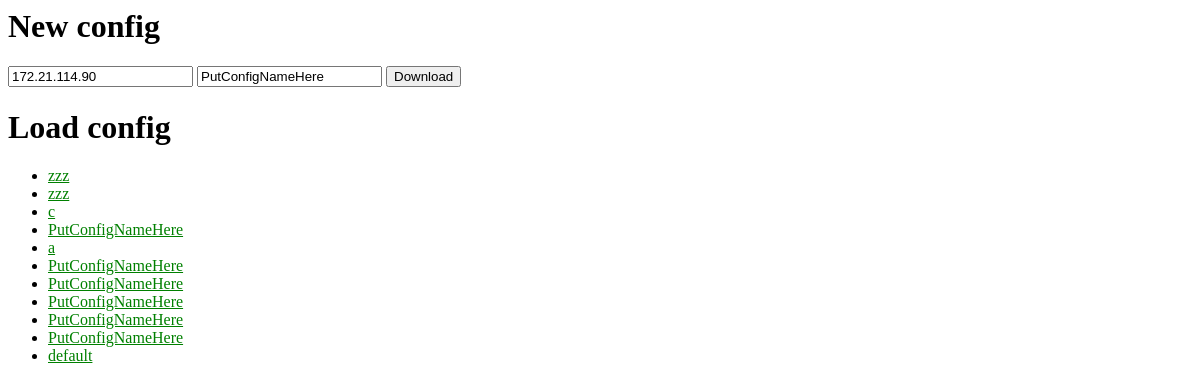
Page /tinymix/ on the earlier database version.
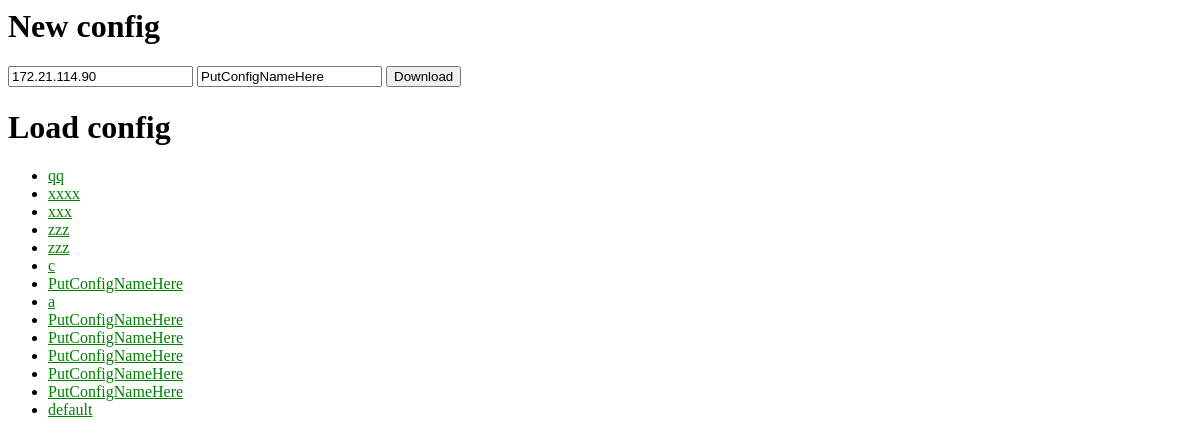
Same page on the later database version.
### tinymix/models.py (models this page shows, shortened)
class Config(models.Model):
    objects = ConfigManager()
    name = models.CharField(max_length=200)
    device_id = models.IntegerField('device id')
    created_date = models.DateTimeField('date created')

### tinymix/views.py (the view, shortened to what this page needs)
# urls.py: path('', views.IndexView.as_view(), name='index'),
class IndexView(generic.ListView):
    model = Config
    template_name = 'tinymix/index.html'
    context_object_name = 'latest_configs_list'
    def get_queryset(self):
        return Config.objects.order_by('-created_date')
    def get_context_data(self, **kwargs):
        context = super().get_context_data(**kwargs)
        context['ipaddr'] = Adb.ip
        return context

### tinymix/templates/tinymix/index.html (shortened to what this page needs)
{% load static %}
<link rel="stylesheet" type="text/css" href="{% static 'tinymix/style.css' %}">
<h1>New config</h1>
<form action="{% url 'tinymix:config/new' %}" method="post" onsubmit="return disableButtons(this);">
    <input type=text
           name="ip"
           value={{ ipaddr }}>
    <input type=text
           name="name"
           value="PutConfigNameHere">
    <input type="submit"
           name="download"
           value="Download">
</form>
<h1>Load config</h1>
{% if latest_configs_list %}
    <ul>
    {% for config in latest_configs_list %}
        <li><a href={% url 'tinymix:config' config.id %}>{{ config.name }}</a></li>
    {% endfor %}
    </ul>
{% else %}
    <p>No Configs available - load one!</p>
{% endif %}

Differences in the rows shown:
added Config: name "qq"
added Config: name "xxxx"
added Config: name "xxx"
